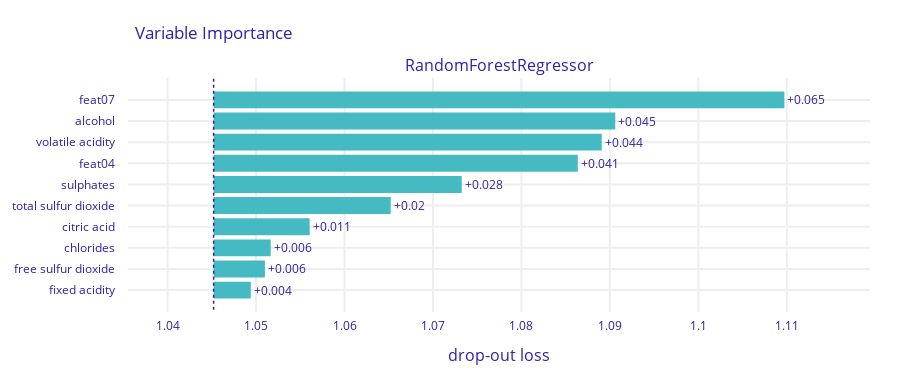

Source (notebook cell):
### Code cell
rf_exp.model_parts().plot()

### Figure 1 — Plotly figure (JSON) as saved in the notebook; plotly's stock layout.template omitted (floating-point values rounded to 4 significant figures)
{"data": [{"base": 1.045, "hoverinfo": "text", "hoverlabel": {"bgcolor": "rgba(0,0,0,0.8)"}, "hovertext": ["Model: RandomForestRegressor loss after<br>variable: feat07 is permuted: 1.11<br>Drop-out loss change: +0.065", "Model: RandomForestRegressor loss after<br>variable: alcohol is permuted: 1.091<br>Drop-out loss change: +0.045", "Model: RandomForestRegressor loss after<br>variable: volatile acidity is permuted: 1.089<br>Drop-out loss change: +0.044", "Model: RandomForestRegressor loss after<br>variable: feat04 is permuted: 1.086<br>Drop-out loss change: +0.041", "Model: RandomForestRegressor loss after<br>variable: sulphates is permuted: 1.073<br>Drop-out loss change: +0.028", "Model: RandomForestRegressor loss after<br>variable: total sulfur dioxide is permuted: 1.065<br>Drop-out loss change: +0.02", "Model: RandomForestRegressor loss after<br>variable: citric acid is permuted: 1.056<br>Drop-out loss change: +0.011", "Model: RandomForestRegressor loss after<br>variable: chlorides is permuted: 1.052<br>Drop-out loss change: +0.006", "Model: RandomForestRegressor loss after<br>variable: free sulfur dioxide is permuted: 1.051<br>Drop-out loss change: +0.006", "Model: RandomForestRegressor loss after<br>variable: fixed acidity is permuted: 1.049<br>Drop-out loss change: +0.004"], "marker": {"color": "#46bac2"}, "orientation": "h", "showlegend": false, "text": ["+0.065", "+0.045", "+0.044", "+0.041", "+0.028", "+0.02", "+0.011", "+0.006", "+0.006", "+0.004"], "textposition": "outside", "type": "bar", "x": [0.06452, 0.04541, 0.04388, 0.04117, 0.02805, 0.02002, 0.01086, 0.006457, 0.005799, 0.004202], "xaxis": "x", "y": ["feat07", "alcohol", "volatile acidity", "feat04", "sulphates", "total sulfur dioxide", "citric acid", "chlorides", "free sulfur dioxide", "fixed acidity"], "yaxis": "y"}], "layout": {"annotations": [{"font": {"size": 16}, "showarrow": false, "text": "RandomForestRegressor", "x": 0.5, "xanchor": "center", "xref": "paper", "y": 1, "yanchor": "bottom", "yref": "paper"}, {"font": {"size": 16}, "showarrow": false, "text": "drop-out loss", "x": 0.5, "xanchor": "center", "xref": "paper", "y": 0, "yanchor": "top", "yref": "paper", "yshift": -30}], "font": {"color": "#371ea3"}, "height": 383, "margin": {"b": 71, "r": 30, "t": 78}, "shapes": [{"line": {"color": "#371ea3", "dash": "dot", "width": 1.5}, "type": "line", "x0": 1.045, "x1": 1.045, "xref": "x", "y0": -1, "y1": 10, "yref": "y"}], "title": {"text": "Variable Importance", "x": 0.15}, "xaxis": {"anchor": "y", "automargin": true, "domain": [0, 1], "fixedrange": true, "gridwidth": 2, "range": [1.036, 1.119], "tickcolor": "white", "ticklen": 3, "ticks": "outside", "type": "linear", "zeroline": false}, "yaxis": {"anchor": "x", "automargin": true, "autorange": "reversed", "domain": [0, 1], "fixedrange": true, "gridwidth": 2, "tickcolor": "white", "ticklen": 10, "ticks": "outside", "type": "category"}}}
